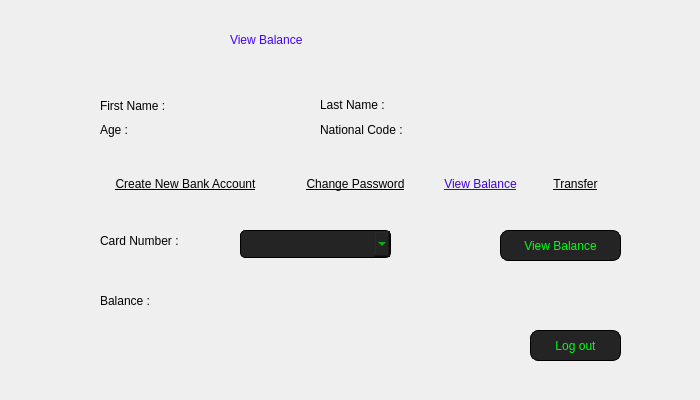
<?xml version="1.0" encoding="UTF-8"?>
<ui version="4.0">
 <class>ViewBalance</class>
 <widget class="QWidget" name="ViewBalance">
  <property name="geometry">
   <rect>
    <x>0</x>
    <y>0</y>
    <width>700</width>
    <height>400</height>
   </rect>
  </property>
  <property name="windowTitle">
   <string>Form</string>
  </property>
  <property name="styleSheet">
   <string notr="true">QPushButton {
    background-color: transparent;
    border: none;
}</string>
  </property>
  <widget class="QLabel" name="background">
   <property name="geometry">
    <rect>
     <x>0</x>
     <y>0</y>
     <width>700</width>
     <height>400</height>
    </rect>
   </property>
   <property name="text">
    <string/>
   </property>
   <property name="pixmap">
    <pixmap resource="Panel.qrc">:/images/panel2.png</pixmap>
   </property>
  </widget>
  <widget class="QLabel" name="balanceL">
   <property name="geometry">
    <rect>
     <x>100</x>
     <y>280</y>
     <width>81</width>
     <height>41</height>
    </rect>
   </property>
   <property name="styleSheet">
    <string notr="true">color: black;
font: 12pt &quot;Tw Cen MT&quot;;
</string>
   </property>
   <property name="text">
    <string>Balance :</string>
   </property>
  </widget>
  <widget class="QPushButton" name="createNewBankAccountPB">
   <property name="geometry">
    <rect>
     <x>90</x>
     <y>169</y>
     <width>191</width>
     <height>29</height>
    </rect>
   </property>
   <property name="cursor">
    <cursorShape>PointingHandCursor</cursorShape>
   </property>
   <property name="styleSheet">
    <string notr="true">text-decoration: underline;
font: 10pt &quot;MRT_Sozar&quot;;
color: rgb(0, 0, 0);</string>
   </property>
   <property name="text">
    <string>Create New Bank Account</string>
   </property>
  </widget>
  <widget class="QPushButton" name="logoutPB">
   <property name="geometry">
    <rect>
     <x>530</x>
     <y>330</y>
     <width>91</width>
     <height>31</height>
    </rect>
   </property>
   <property name="cursor">
    <cursorShape>PointingHandCursor</cursorShape>
   </property>
   <property name="styleSheet">
    <string notr="true">color: rgb(0, 255, 21);
background-color: rgb(36, 36, 36);
font: 9pt &quot;MRT_Sozar&quot;;
border-color: 1px ,rgb(0, 0, 0);
border-radius: 8px;
border : 1px solid #000000;
</string>
   </property>
   <property name="text">
    <string>Log out</string>
   </property>
   <property name="autoDefault">
    <bool>false</bool>
   </property>
   <property name="default">
    <bool>true</bool>
   </property>
   <property name="flat">
    <bool>false</bool>
   </property>
  </widget>
  <widget class="QPushButton" name="balancePB">
   <property name="geometry">
    <rect>
     <x>500</x>
     <y>230</y>
     <width>121</width>
     <height>31</height>
    </rect>
   </property>
   <property name="cursor">
    <cursorShape>PointingHandCursor</cursorShape>
   </property>
   <property name="styleSheet">
    <string notr="true">color: rgb(0, 255, 21);
background-color: rgb(36, 36, 36);
font: 9pt &quot;MRT_Sozar&quot;;
border-color: 1px ,rgb(0, 0, 0);
border-radius: 8px;
border : 1px solid #000000;
</string>
   </property>
   <property name="text">
    <string>View Balance</string>
   </property>
   <property name="autoDefault">
    <bool>false</bool>
   </property>
   <property name="default">
    <bool>true</bool>
   </property>
   <property name="flat">
    <bool>false</bool>
   </property>
  </widget>
  <widget class="QPushButton" name="viewBalancePB">
   <property name="geometry">
    <rect>
     <x>430</x>
     <y>169</y>
     <width>101</width>
     <height>29</height>
    </rect>
   </property>
   <property name="styleSheet">
    <string notr="true">text-decoration: underline;
color: rgb(64, 0, 225);
font: 10pt &quot;MRT_Sozar&quot;;
</string>
   </property>
   <property name="text">
    <string>View Balance</string>
   </property>
  </widget>
  <widget class="QPushButton" name="changePasswordPB">
   <property name="geometry">
    <rect>
     <x>290</x>
     <y>169</y>
     <width>131</width>
     <height>29</height>
    </rect>
   </property>
   <property name="cursor">
    <cursorShape>PointingHandCursor</cursorShape>
   </property>
   <property name="styleSheet">
    <string notr="true">text-decoration: underline;
color: rgb(0, 0, 0);
font: 10pt &quot;MRT_Sozar&quot;;
</string>
   </property>
   <property name="text">
    <string>Change Password</string>
   </property>
  </widget>
  <widget class="QLabel" name="cardNumberL">
   <property name="geometry">
    <rect>
     <x>100</x>
     <y>220</y>
     <width>131</width>
     <height>41</height>
    </rect>
   </property>
   <property name="styleSheet">
    <string notr="true">color: black;
font: 12pt &quot;Tw Cen MT&quot;;
</string>
   </property>
   <property name="text">
    <string>Card Number :</string>
   </property>
  </widget>
  <widget class="QPushButton" name="transferPB">
   <property name="geometry">
    <rect>
     <x>540</x>
     <y>169</y>
     <width>71</width>
     <height>29</height>
    </rect>
   </property>
   <property name="cursor">
    <cursorShape>PointingHandCursor</cursorShape>
   </property>
   <property name="styleSheet">
    <string notr="true">text-decoration: underline;
color: rgb(0, 0, 0);
font: 10pt &quot;MRT_Sozar&quot;;
</string>
   </property>
   <property name="text">
    <string>Transfer</string>
   </property>
  </widget>
  <widget class="QLabel" name="balanceST">
   <property name="geometry">
    <rect>
     <x>240</x>
     <y>285</y>
     <width>141</width>
     <height>31</height>
    </rect>
   </property>
   <property name="styleSheet">
    <string notr="true">color: rgb(67, 67, 67);</string>
   </property>
   <property name="text">
    <string/>
   </property>
  </widget>
  <widget class="QLabel" name="viewBalanceL">
   <property name="geometry">
    <rect>
     <x>230</x>
     <y>10</y>
     <width>240</width>
     <height>60</height>
    </rect>
   </property>
   <property name="styleSheet">
    <string notr="true">color: rgb(64, 0, 255);
font: 800 17pt &quot;Rockwell Extra Bold&quot;;
</string>
   </property>
   <property name="text">
    <string>View Balance</string>
   </property>
  </widget>
  <widget class="QLabel" name="ageL">
   <property name="geometry">
    <rect>
     <x>100</x>
     <y>114</y>
     <width>41</width>
     <height>31</height>
    </rect>
   </property>
   <property name="styleSheet">
    <string notr="true">color: black;
font: 10pt &quot;Tw Cen MT&quot;;
</string>
   </property>
   <property name="text">
    <string>Age :</string>
   </property>
  </widget>
  <widget class="QLabel" name="firstNameL">
   <property name="geometry">
    <rect>
     <x>100</x>
     <y>80</y>
     <width>101</width>
     <height>51</height>
    </rect>
   </property>
   <property name="styleSheet">
    <string notr="true">color: black;
font: 12pt &quot;Tw Cen MT&quot;;
</string>
   </property>
   <property name="text">
    <string>First Name :</string>
   </property>
  </widget>
  <widget class="QLabel" name="lastNameL">
   <property name="geometry">
    <rect>
     <x>320</x>
     <y>79</y>
     <width>101</width>
     <height>51</height>
    </rect>
   </property>
   <property name="styleSheet">
    <string notr="true">color: black;
font: 12pt &quot;Tw Cen MT&quot;;
</string>
   </property>
   <property name="text">
    <string>Last Name :</string>
   </property>
  </widget>
  <widget class="QLabel" name="ageST">
   <property name="geometry">
    <rect>
     <x>150</x>
     <y>120</y>
     <width>51</width>
     <height>20</height>
    </rect>
   </property>
   <property name="styleSheet">
    <string notr="true">color: rgb(67, 67, 67);</string>
   </property>
   <property name="text">
    <string/>
   </property>
  </widget>
  <widget class="QLabel" name="nationalCodeL">
   <property name="geometry">
    <rect>
     <x>320</x>
     <y>114</y>
     <width>111</width>
     <height>31</height>
    </rect>
   </property>
   <property name="styleSheet">
    <string notr="true">color: black;
font: 10pt &quot;Tw Cen MT&quot;;
</string>
   </property>
   <property name="text">
    <string>National Code :</string>
   </property>
  </widget>
  <widget class="QLabel" name="firstNameST">
   <property name="geometry">
    <rect>
     <x>210</x>
     <y>95</y>
     <width>91</width>
     <height>20</height>
    </rect>
   </property>
   <property name="styleSheet">
    <string notr="true">color: rgb(67, 67, 67);</string>
   </property>
   <property name="text">
    <string/>
   </property>
  </widget>
  <widget class="QLabel" name="lastNameST">
   <property name="geometry">
    <rect>
     <x>430</x>
     <y>95</y>
     <width>161</width>
     <height>20</height>
    </rect>
   </property>
   <property name="styleSheet">
    <string notr="true">color: rgb(67, 67, 67);</string>
   </property>
   <property name="text">
    <string/>
   </property>
  </widget>
  <widget class="QLabel" name="nationalCodeST">
   <property name="geometry">
    <rect>
     <x>440</x>
     <y>120</y>
     <width>161</width>
     <height>20</height>
    </rect>
   </property>
   <property name="styleSheet">
    <string notr="true">color: rgb(67, 67, 67);</string>
   </property>
   <property name="text">
    <string/>
   </property>
  </widget>
  <widget class="QComboBox" name="cardNumberCB">
   <property name="geometry">
    <rect>
     <x>240</x>
     <y>230</y>
     <width>151</width>
     <height>28</height>
    </rect>
   </property>
   <property name="cursor">
    <cursorShape>PointingHandCursor</cursorShape>
   </property>
   <property name="styleSheet">
    <string notr="true">color: rgb(0, 255, 21);
background-color: rgb(36, 36, 36);
font: 9pt &quot;MRT_Sozar&quot;;
border-color: 1px ,rgb(0, 0, 0);
border-radius: 5px;
border : 1px solid #000000;
padding: 5px 5px;
</string>
   </property>
  </widget>
 </widget>
 <resources>
  <include location="Panel.qrc"/>
 </resources>
 <connections/>
</ui>
